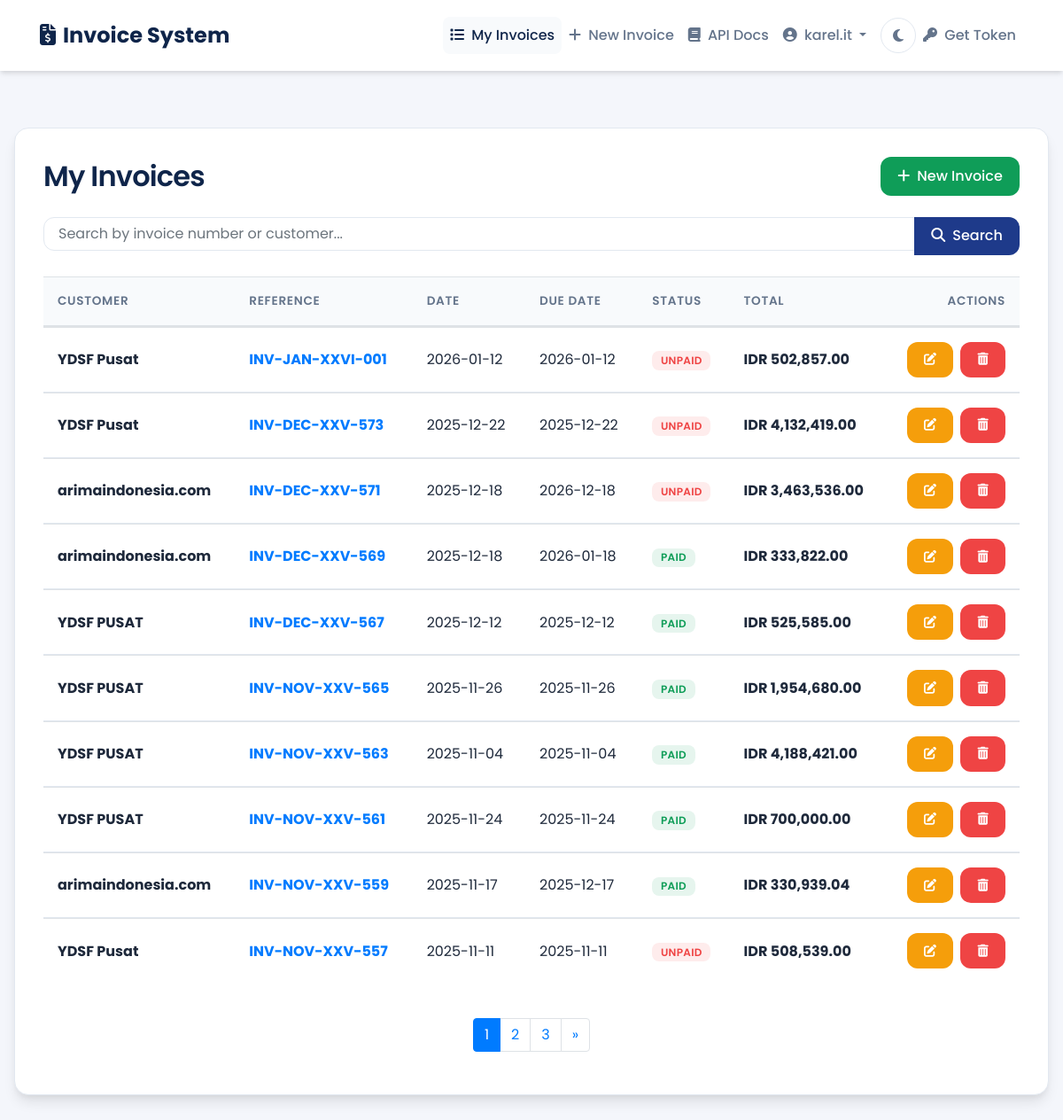
/ (signed in), run on the app's committed database.
### tables this page shows
CREATE TABLE `invoices`  (
  `id` int(11) NOT NULL AUTO_INCREMENT,
  `user_id` int(11) NOT NULL,
  `invoice_number` varchar(50) NOT NULL,
  `invoice_date` date NOT NULL,
  `payment_terms` int(11) NOT NULL,
  `due_date` date NOT NULL,
  `bill_to` text NOT NULL,
  `ship_to` text NOT NULL,
  `notes` text NULL DEFAULT NULL,
  `subtotal` decimal(15, 2) NOT NULL DEFAULT 0.00,
  `discount` decimal(15, 2) NOT NULL DEFAULT 0.00,
  `tax` decimal(15, 2) NOT NULL DEFAULT 0.00,
  `shipping` decimal(15, 2) NOT NULL DEFAULT 0.00,
  `total` decimal(15, 2) NOT NULL DEFAULT 0.00,
  `is_paid` tinyint(4) NULL DEFAULT NULL,
  `created_at` timestamp NOT NULL DEFAULT current_timestamp(),
  `updated_at` timestamp NOT NULL DEFAULT current_timestamp() ON UPDATE CURRENT_TIMESTAMP,
  `pdf_path` varchar(255) NOT NULL,
  PRIMARY KEY (`id`) USING BTREE,
  UNIQUE INDEX `invoice_number`(`invoice_number`) USING BTREE,
  INDEX `fk_invoices_users`(`user_id`) USING BTREE,
  CONSTRAINT `fk_invoices_users` FOREIGN KEY (`user_id`) REFERENCES `users` (`id`) ON DELETE CASCADE ON UPDATE RESTRICT
);

### index.php (the view, shortened to what this page needs)
<?php
include 'db_connect.php';
include 'includes/header.php';
?>
<div class="card-custom">
    <div class="d-flex justify-content-between align-items-center mb-4">
        <h2 class="mb-0">My Invoices</h2>
        <a href="new_invoice.php" class="btn btn-success">
            <i class="fas fa-plus mr-2"></i>New Invoice
        </a>
    </div>
    <div class="mb-4">
        <form method="GET" action="index.php" class="form-inline">
            <div class="input-group w-100">
                <input type="text" name="search" class="form-control"
                    placeholder="Search by invoice number or customer..."
                    value="<?php echo htmlspecialchars($_GET['search'] ?? ''); ?>">
                <div class="input-group-append">
                    <button type="submit" class="btn btn-primary">
                        <i class="fas fa-search mr-2"></i>Search
                    </button>
                </div>
            </div>
        </form>
    </div>
    <?php
    $user_id = $_SESSION['user_id'];
    $search = trim($_GET['search'] ?? '');
    $invoices_per_page = 10;
    $page = isset($_GET['page']) ? (int) $_GET['page'] : 1;
    $offset = ($page - 1) * $invoices_per_page;
    $total_stmt = $pdo->prepare("SELECT COUNT(*) FROM invoices WHERE user_id = :user_id" . ($search ? " AND (invoice_number LIKE :search OR bill_to LIKE :search)" : ""));
    $total_stmt->bindValue(':user_id', $user_id, PDO::PARAM_INT);
    $total_stmt->execute();
    $total_invoices = $total_stmt->fetchColumn();
    $total_pages = ceil($total_invoices / $invoices_per_page);
    $invoices = [];
    try {
        $stmt = $pdo->prepare("SELECT * FROM invoices WHERE user_id = :user_id" . ($search ? " AND (invoice_number LIKE :search OR bill_to LIKE :search)" : "") . " ORDER BY id DESC LIMIT :limit OFFSET :offset");
        $stmt->bindValue(':user_id', $user_id, PDO::PARAM_INT);
        $stmt->bindValue(':limit', $invoices_per_page, PDO::PARAM_INT);
        $stmt->bindValue(':offset', $offset, PDO::PARAM_INT);
        $stmt->execute();
        $invoices = $stmt->fetchAll(PDO::FETCH_ASSOC);
    } catch (PDOException $e) {
        echo '<div class="alert alert-danger">Failed to retrieve invoices: ' . $e->getMessage() . '</div>';
    }
    ?>
    <div class="table-responsive">
        <table class="table table-custom">
            <thead>
                <tr>
                    <th>Customer</th>
                    <th>Reference</th>
                    <th>Date</th>
                    <th>Due Date</th>
                    <th>Status</th>
                    <th>Total</th>
                    <th class="text-right">Actions</th>
                </tr>
            </thead>
            <tbody>
                <?php if (!empty($invoices)): ?>
                    <?php foreach ($invoices as $row): ?>
                        <tr id="invoice-row-<?php echo $row['id']; ?>">
                            <td>
                                <div class="font-weight-bold"><?php echo htmlspecialchars($row['bill_to']); ?></div>
                            </td>
                            <td>
                                <a href="view_invoice.php?id=<?php echo htmlspecialchars($row['id']); ?>" class="text-primary font-weight-bold">
                                    <?php echo htmlspecialchars($row['invoice_number']); ?>
                                </a>
                            </td>
                            <td><?php echo htmlspecialchars($row['invoice_date']); ?></td>
                            <td><?php echo htmlspecialchars($row['due_date']); ?></td>
                            <td>
                                <?php echo ($row['is_paid'] == 1)
                                    ? '<span class="badge badge-custom badge-success">PAID</span>'
                                    : '<span class="badge badge-custom badge-danger">UNPAID</span>'; ?>
                            </td>
                            <td class="font-weight-bold">IDR <?php echo number_format($row['total'], 2); ?></td>
                            <td class="text-right">
                                <a href="update_invoice.php?id=<?php echo htmlspecialchars($row['id']); ?>"
                                    class="btn btn-warning btn-sm mr-1" title="Edit">
                                    <i class="fas fa-edit"></i>
                                </a>
                                <button class="btn btn-danger btn-sm"
                                    onclick="deleteInvoice(<?php echo $row['id']; ?>)" title="Delete">
                                    <i class="fas fa-trash-alt"></i>
                                </button>
                            </td>
                        </tr>
                    <?php endforeach; ?>
                <?php endif; ?>
            </tbody>
        </table>
    </div>
    <?php if ($total_pages > 1): ?>
        <nav aria-label="Invoices pagination" class="mt-4">
            <ul class="pagination justify-content-center">
                <?php for ($i = max(1, $page - 2); $i <= min($total_pages, $page + 2); $i++): ?>
                    <li class="page-item <?= $i == $page ? 'active' : '' ?>">
                        <a class="page-link" href="?page=<?= $i ?>&search=<?= urlencode($search) ?>"><?= $i ?></a>
                    </li>
                <?php endfor; ?>
                <?php if ($page < $total_pages): ?>
                    <li class="page-item">
                        <a class="page-link" href="?page=<?= $page + 1 ?>&search=<?= urlencode($search) ?>" aria-label="Next">
                            <span aria-hidden="true">&raquo;</span>
                        </a>
                    </li>
                <?php endif; ?>
            </ul>
        </nav>
    <?php endif; ?>
</div>
<?php include 'includes/footer.php'; ?>

### includes/header.php (shortened to what this page needs)
<!DOCTYPE html>
<html lang="en">
<head>
    <link rel="stylesheet" href="https://cdn.jsdelivr.net/npm/bootstrap@4.6.2/dist/css/bootstrap.min.css">
    <link rel="stylesheet" href="https://cdnjs.cloudflare.com/ajax/libs/font-awesome/6.5.1/css/all.min.css">
    <link rel="stylesheet" href="assets/css/style.css">
</head>
<body>
<nav class="navbar navbar-expand-lg navbar-custom">
    <div class="container">
        <a class="navbar-brand" href="index.php">
            <i class="fas fa-file-invoice-dollar mr-2"></i>Invoice System
        </a>
        <div class="collapse navbar-collapse" id="navbarNav">
            <?php if (isset($_SESSION['user_id'])): ?>
            <ul class="navbar-nav ml-auto align-items-center">
                <li class="nav-item">
                    <a class="nav-link <?php echo basename($_SERVER['PHP_SELF']) == 'index.php' ? 'active' : ''; ?>" href="index.php">
                        <i class="fas fa-list mr-1"></i> My Invoices
                    </a>
                </li>
                <li class="nav-item">
                    <a class="nav-link <?php echo basename($_SERVER['PHP_SELF']) == 'new_invoice.php' ? 'active' : ''; ?>" href="new_invoice.php">
                        <i class="fas fa-plus mr-1"></i> New Invoice
                    </a>
                </li>
                <li class="nav-item">
                    <a class="nav-link" href="api_docs.html" target="_blank">
                        <i class="fas fa-book mr-1"></i> API Docs
                    </a>
                </li>
                <li class="nav-item dropdown">
                    <a class="nav-link dropdown-toggle" href="#" id="userDropdown" role="button" data-toggle="dropdown">
                        <i class="fas fa-user-circle mr-1"></i>
                        <?php echo isset($_SESSION['email']) ? htmlspecialchars(explode('@', $_SESSION['email'])[0]) : "User"; ?>
                    </a>
                </li>
                <li class="nav-item ml-2">
                    <button class="dark-mode-toggle" id="darkModeToggle" title="Toggle Dark Mode">
                        <i id="darkModeIcon" class="fas fa-moon"></i>
                    </button>
                </li>
                <li class="nav-item">
                    <a class="nav-link" href="#" onclick="showApiToken(event)">
                        <i class="fas fa-key mr-1"></i> Get Token
                    </a>
                </li>
            </ul>
            <?php endif; ?>
        </div>
    </div>
</nav>
<div class="main-container">

### includes/footer.php (shortened to what this page needs)
</div>
</body>
</html>

### assets/css/style.css (style rules this page uses)
:root { --primary-navy: #0f254a; --primary-navy-soft: #1e3a8a; --accent-blue: #3b82f6; --accent-green: #0f9d58; --accent-red: #ef4444; --accent-warning: #f59e0b; --bg-body: #f4f6fb; --bg-surface: #ffffff; --bg-surface-alt: #f8fafc; --text-main: #1e293b; --text-muted: #64748b; --text-light: #94a3b8; --text-inverse: #ffffff; --border-color: #e2e8f0; --border-radius-sm: 8px; --border-radius-md: 12px; --border-radius-lg: 16px; --border-radius-xl: 24px; --shadow-sm: 0 1px 2px 0 rgba(0, 0, 0, 0.05); --shadow-md: 0 4px 6px -1px rgba(0, 0, 0, 0.1), 0 2px 4px -1px rgba(0, 0, 0, 0.06); --shadow-lg: 0 10px 15px -3px rgba(0, 0, 0, 0.1), 0 4px 6px -2px rgba(0, 0, 0, 0.05); --shadow-xl: 0 20px 25px -5px rgba(0, 0, 0, 0.1), 0 10px 10px -5px rgba(0, 0, 0, 0.04); --transition-base: all 0.2s ease-in-out; }
body { font-family: 'Poppins', 'Inter', system-ui, -apple-system, sans-serif; background-color: var(--bg-body); color: var(--text-main); line-height: 1.6; transition: background-color 0.3s ease, color 0.3s ease; }
h1, h2, h3, h4, h5, h6 { color: var(--primary-navy); font-weight: 600; letter-spacing: -0.025em; }
a { color: var(--primary-navy-soft); text-decoration: none; transition: var(--transition-base); }
.main-container { max-width: 1200px; margin: 0 auto; padding: 2rem 1rem; }
.card-custom { background: var(--bg-surface); border-radius: var(--border-radius-lg); box-shadow: var(--shadow-lg); border: 1px solid var(--border-color); padding: 2rem; margin-bottom: 2rem; }
.navbar-custom { background: var(--bg-surface); box-shadow: var(--shadow-md); padding: 1rem 0; margin-bottom: 2rem; }
.navbar-brand { font-weight: 700; font-size: 1.5rem; color: var(--primary-navy) !important; }
.nav-link { font-weight: 500; color: var(--text-muted) !important; padding: 0.5rem 1rem; border-radius: var(--border-radius-sm); transition: var(--transition-base); }
.nav-link:hover, .nav-link.active { color: var(--primary-navy) !important; background: var(--bg-surface-alt); }
.btn { border-radius: var(--border-radius-md); padding: 0.6rem 1.2rem; font-weight: 500; transition: var(--transition-base); border: none; }
.btn-primary { background-color: var(--primary-navy-soft); color: white; }
.btn-success { background-color: var(--accent-green); color: white; }
.btn-danger { background-color: var(--accent-red); color: white; }
.btn-warning { background-color: var(--accent-warning); color: white; }
.table-custom { width: 100%; border-collapse: separate; border-spacing: 0; }
.table-custom th { background-color: var(--bg-surface-alt); color: var(--text-muted); font-weight: 600; text-transform: uppercase; font-size: 0.85rem; letter-spacing: 0.05em; padding: 1rem; border-bottom: 2px solid var(--border-color); }
.table-custom td { padding: 1rem; vertical-align: middle; border-bottom: 1px solid var(--border-color); color: var(--text-main); }
.table-custom tr:last-child td { border-bottom: none; }
.badge-custom { padding: 0.4em 0.8em; border-radius: var(--border-radius-sm); font-weight: 600; font-size: 0.75rem; letter-spacing: 0.025em; }
.badge-success { background-color: rgba(15, 157, 88, 0.1); color: var(--accent-green); }
.badge-danger { background-color: rgba(239, 68, 68, 0.1); color: var(--accent-red); }
.form-control { border-radius: var(--border-radius-md); border: 1px solid var(--border-color); padding: 0.75rem 1rem; background-color: var(--bg-surface); color: var(--text-main); }
.dark-mode-toggle { background: transparent; border: 1px solid var(--border-color); color: var(--text-muted); width: 40px; height: 40px; border-radius: 50%; display: flex; align-items: center; justify-content: center; cursor: pointer; transition: var(--transition-base); }

### data on the page
invoices: bill_to "YDSF Pusat", invoice_number "INV-JAN-XXVI-001", invoice_date "2026-01-12", due_date "2026-01-12", shows "UNPAID", total "502,857.00"
invoices: bill_to "YDSF Pusat", invoice_number "INV-DEC-XXV-573", invoice_date "2025-12-22", due_date "2025-12-22", shows "UNPAID", total "4,132,419.00"
invoices: bill_to "arimaindonesia.com", invoice_number "INV-DEC-XXV-571", invoice_date "2025-12-18", due_date "2026-12-18", shows "UNPAID", total "3,463,536.00"
invoices: bill_to "arimaindonesia.com", invoice_number "INV-DEC-XXV-569", invoice_date "2025-12-18", due_date "2026-01-18", is_paid "PAID", total "333,822.00"
invoices: bill_to "YDSF PUSAT", invoice_number "INV-DEC-XXV-567", invoice_date "2025-12-12", due_date "2025-12-12", is_paid "PAID", total "525,585.00"
invoices: bill_to "YDSF PUSAT", invoice_number "INV-NOV-XXV-565", invoice_date "2025-11-26", due_date "2025-11-26", is_paid "PAID", total "1,954,680.00"
invoices: bill_to "YDSF PUSAT", invoice_number "INV-NOV-XXV-563", invoice_date "2025-11-04", due_date "2025-11-04", is_paid "PAID", total "4,188,421.00"
invoices: bill_to "YDSF PUSAT", invoice_number "INV-NOV-XXV-561", invoice_date "2025-11-24", due_date "2025-11-24", is_paid "PAID", total "700,000.00"
invoices: bill_to "arimaindonesia.com", invoice_number "INV-NOV-XXV-559", invoice_date "2025-11-17", due_date "2025-12-17", is_paid "PAID", total "330,939.04"
invoices: bill_to "YDSF Pusat", invoice_number "INV-NOV-XXV-557", invoice_date "2025-11-11", due_date "2025-11-11", shows "UNPAID", total "508,539.00"

### other printed values
explode('@', $_SESSION['email'])[0] "karel.it"
